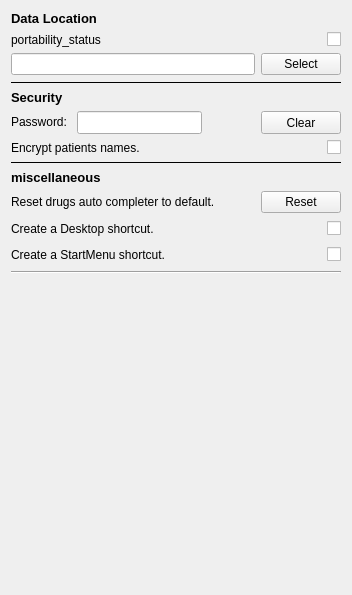
     <widget class="QWidget" name="Advanced_Tab">
      <attribute name="title">
       <string>Advanced</string>
      </attribute>
      <layout class="QGridLayout" name="gridLayout">
       <item row="4" column="0">
        <widget class="QLabel" name="label_44">
         <property name="font">
          <font>
           <pointsize>10</pointsize>
           <weight>75</weight>
           <bold>true</bold>
          </font>
         </property>
         <property name="text">
          <string>Security</string>
         </property>
        </widget>
       </item>
       <item row="5" column="0">
        <layout class="QHBoxLayout" name="horizontalLayout">
         <item>
          <widget class="QLabel" name="label">
           <property name="text">
            <string>&lt;html&gt;&lt;head/&gt;&lt;body&gt;&lt;p&gt;Password: &lt;/p&gt;&lt;/body&gt;&lt;/html&gt;</string>
           </property>
          </widget>
         </item>
         <item>
          <widget class="QLineEdit" name="passwordLine">
           <property name="maximumSize">
            <size>
             <width>130</width>
             <height>16777215</height>
            </size>
           </property>
           <property name="font">
            <font>
             <pointsize>10</pointsize>
            </font>
           </property>
           <property name="maxLength">
            <number>8</number>
           </property>
           <property name="echoMode">
            <enum>QLineEdit::Password</enum>
           </property>
           <property name="alignment">
            <set>Qt::AlignCenter</set>
           </property>
          </widget>
         </item>
         <item>
          <spacer name="horizontalSpacer">
           <property name="orientation">
            <enum>Qt::Horizontal</enum>
           </property>
           <property name="sizeHint" stdset="0">
            <size>
             <width>34</width>
             <height>20</height>
            </size>
           </property>
          </spacer>
         </item>
         <item>
          <widget class="QPushButton" name="setPasswdButton">
           <property name="sizePolicy">
            <sizepolicy hsizetype="Preferred" vsizetype="Preferred">
             <horstretch>0</horstretch>
             <verstretch>0</verstretch>
            </sizepolicy>
           </property>
           <property name="text">
            <string>Clear</string>
           </property>
           <property name="icon">
            <iconset resource="resources.qrc">
             <normaloff>:/Graphics/shield</normaloff>:/Graphics/shield</iconset>
           </property>
          </widget>
         </item>
        </layout>
       </item>
       <item row="6" column="0">
        <layout class="QHBoxLayout" name="horizontalLayout_11">
         <item>
          <widget class="QLabel" name="label_45">
           <property name="text">
            <string>Encrypt patients names.</string>
           </property>
          </widget>
         </item>
         <item>
          <widget class="QLabel" name="EncryptionProgress">
           <property name="sizePolicy">
            <sizepolicy hsizetype="Fixed" vsizetype="Fixed">
             <horstretch>0</horstretch>
             <verstretch>0</verstretch>
            </sizepolicy>
           </property>
           <property name="maximumSize">
            <size>
             <width>24</width>
             <height>24</height>
            </size>
           </property>
           <property name="text">
            <string/>
           </property>
          </widget>
         </item>
         <item>
          <widget class="Switch" name="encryptionSwitch">
           <property name="sizePolicy">
            <sizepolicy hsizetype="Fixed" vsizetype="Fixed">
             <horstretch>0</horstretch>
             <verstretch>0</verstretch>
            </sizepolicy>
           </property>
           <property name="text">
            <string/>
           </property>
          </widget>
         </item>
        </layout>
       </item>
       <item row="13" column="0">
        <spacer name="verticalSpacer">
         <property name="orientation">
          <enum>Qt::Vertical</enum>
         </property>
         <property name="sizeHint" stdset="0">
          <size>
           <width>20</width>
           <height>310</height>
          </size>
         </property>
        </spacer>
       </item>
       <item row="3" column="0">
        <widget class="Line" name="line_20">
         <property name="frameShadow">
          <enum>QFrame::Plain</enum>
         </property>
         <property name="orientation">
          <enum>Qt::Horizontal</enum>
         </property>
        </widget>
       </item>
       <item row="2" column="0">
        <layout class="QHBoxLayout" name="horizontalLayout_10">
         <item>
          <widget class="QLineEdit" name="appDir">
           <property name="readOnly">
            <bool>true</bool>
           </property>
           <property name="clearButtonEnabled">
            <bool>true</bool>
           </property>
          </widget>
         </item>
         <item>
          <widget class="QPushButton" name="selectDirButton">
           <property name="text">
            <string>Select</string>
           </property>
           <property name="icon">
            <iconset resource="resources.qrc">
             <normaloff>:/Graphics/home</normaloff>:/Graphics/home</iconset>
           </property>
          </widget>
         </item>
        </layout>
       </item>
       <item row="7" column="0">
        <widget class="Line" name="line_16">
         <property name="frameShadow">
          <enum>QFrame::Plain</enum>
         </property>
         <property name="orientation">
          <enum>Qt::Horizontal</enum>
         </property>
        </widget>
       </item>
       <item row="9" column="0">
        <layout class="QHBoxLayout" name="horizontalLayout_5">
         <item>
          <widget class="QLabel" name="label_37">
           <property name="text">
            <string>&lt;html&gt;&lt;head/&gt;&lt;body&gt;&lt;p&gt;Reset drugs auto completer to default.&lt;/p&gt;&lt;/body&gt;&lt;/html&gt;</string>
           </property>
          </widget>
         </item>
         <item>
          <spacer name="horizontalSpacer_42">
           <property name="orientation">
            <enum>Qt::Horizontal</enum>
           </property>
           <property name="sizeHint" stdset="0">
            <size>
             <width>40</width>
             <height>20</height>
            </size>
           </property>
          </spacer>
         </item>
         <item>
          <widget class="QPushButton" name="resetDrugsButton">
           <property name="text">
            <string>Reset</string>
           </property>
           <property name="icon">
            <iconset resource="resources.qrc">
             <normaloff>:/ionicons/reDose</normaloff>:/ionicons/reDose</iconset>
           </property>
          </widget>
         </item>
        </layout>
       </item>
       <item row="0" column="0">
        <widget class="QLabel" name="label_43">
         <property name="font">
          <font>
           <pointsize>10</pointsize>
           <weight>75</weight>
           <bold>true</bold>
          </font>
         </property>
         <property name="text">
          <string>Data Location</string>
         </property>
        </widget>
       </item>
       <item row="1" column="0">
        <layout class="QHBoxLayout" name="horizontalLayout_12">
         <item>
          <widget class="QLabel" name="portability_status">
           <property name="text">
            <string>portability_status</string>
           </property>
          </widget>
         </item>
         <item>
          <widget class="QLabel" name="portability_msg">
           <property name="text">
            <string/>
           </property>
          </widget>
         </item>
         <item>
          <widget class="Switch" name="cb_portability">
           <property name="sizePolicy">
            <sizepolicy hsizetype="Fixed" vsizetype="Fixed">
             <horstretch>0</horstretch>
             <verstretch>0</verstretch>
            </sizepolicy>
           </property>
           <property name="text">
            <string/>
           </property>
          </widget>
         </item>
        </layout>
       </item>
       <item row="11" column="0">
        <layout class="QHBoxLayout" name="horizontalLayout_9">
         <item>
          <widget class="QLabel" name="label_42">
           <property name="text">
            <string>Create a StartMenu shortcut.</string>
           </property>
          </widget>
         </item>
         <item>
          <spacer name="horizontalSpacer_50">
           <property name="orientation">
            <enum>Qt::Horizontal</enum>
           </property>
           <property name="sizeHint" stdset="0">
            <size>
             <width>40</width>
             <height>20</height>
            </size>
           </property>
          </spacer>
         </item>
         <item>
          <widget class="Switch" name="createStartMenuShortcut">
           <property name="sizePolicy">
            <sizepolicy hsizetype="Fixed" vsizetype="Fixed">
             <horstretch>0</horstretch>
             <verstretch>0</verstretch>
            </sizepolicy>
           </property>
           <property name="text">
            <string/>
           </property>
          </widget>
         </item>
        </layout>
       </item>
       <item row="12" column="0">
        <widget class="Line" name="line_21">
         <property name="orientation">
          <enum>Qt::Horizontal</enum>
         </property>
        </widget>
       </item>
       <item row="10" column="0">
        <layout class="QHBoxLayout" name="horizontalLayout_8">
         <item>
          <widget class="QLabel" name="label_41">
           <property name="text">
            <string>Create a Desktop shortcut.</string>
           </property>
          </widget>
         </item>
         <item>
          <spacer name="horizontalSpacer_3">
           <property name="orientation">
            <enum>Qt::Horizontal</enum>
           </property>
           <property name="sizeHint" stdset="0">
            <size>
             <width>40</width>
             <height>20</height>
            </size>
           </property>
          </spacer>
         </item>
         <item>
          <widget class="Switch" name="createDesktopShortcut">
           <property name="sizePolicy">
            <sizepolicy hsizetype="Fixed" vsizetype="Fixed">
             <horstretch>0</horstretch>
             <verstretch>0</verstretch>
            </sizepolicy>
           </property>
           <property name="text">
            <string/>
           </property>
          </widget>
         </item>
        </layout>
       </item>
       <item row="8" column="0">
        <widget class="QLabel" name="label_46">
         <property name="font">
          <font>
           <pointsize>10</pointsize>
           <weight>75</weight>
           <bold>true</bold>
          </font>
         </property>
         <property name="text">
          <string>miscellaneous</string>
         </property>
        </widget>
       </item>
      </layout>
      <zorder>line_16</zorder>
      <zorder>label_43</zorder>
      <zorder>line_20</zorder>
      <zorder>label_44</zorder>
      <zorder>label_46</zorder>
      <zorder>line_21</zorder>
     </widget>
